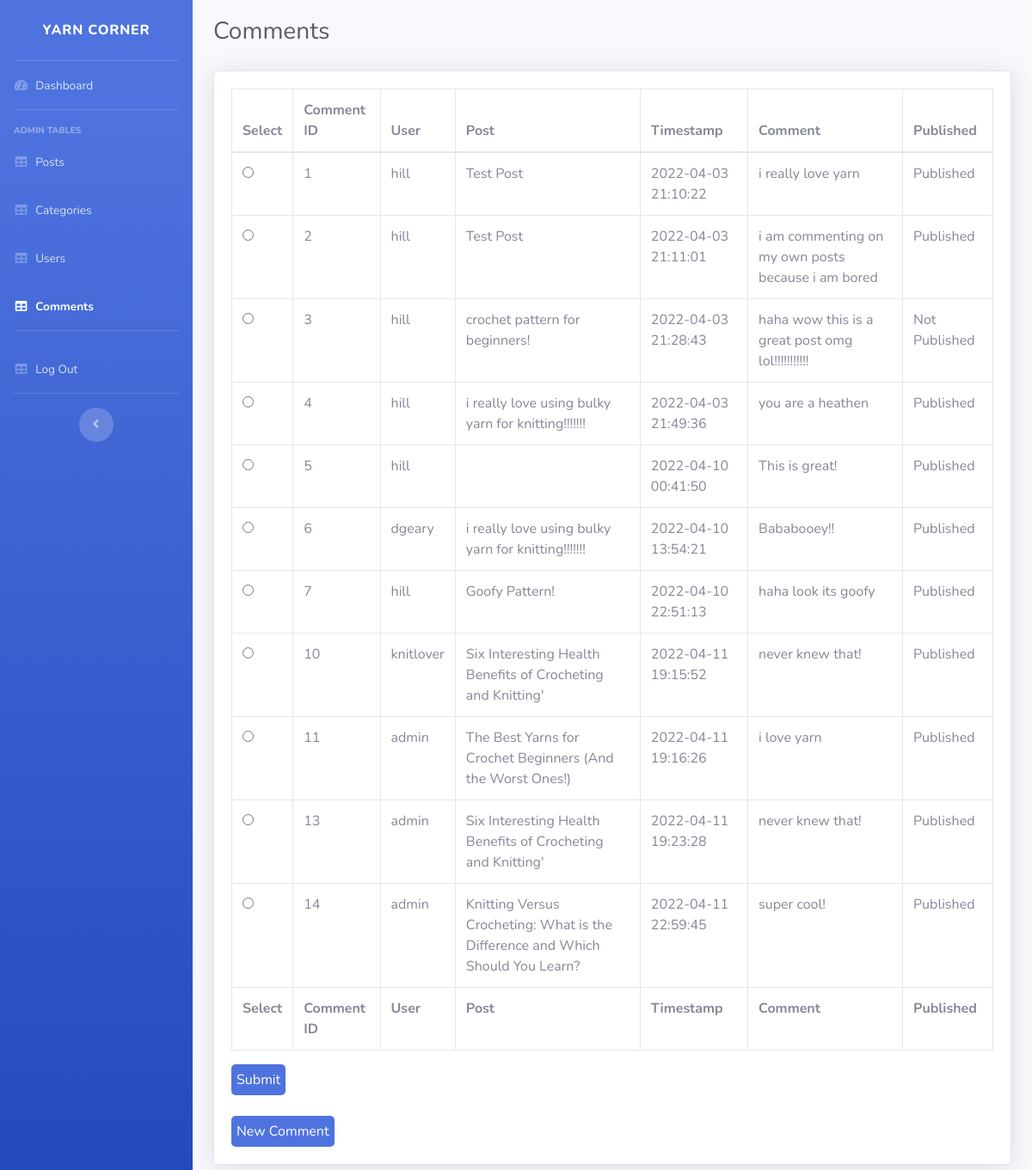
Page /commenttable.php (signed in) on the committed database.
### tables this page shows
CREATE TABLE `comments` (
  `comment_id` int(11) NOT NULL,
  `user_id` int(11) NOT NULL,
  `post_id` int(11) NOT NULL,
  `timestamp` datetime NOT NULL DEFAULT current_timestamp(),
  `commenttitle` text NOT NULL,
  `content` text NOT NULL,
  `published` int(1) NOT NULL
);

CREATE TABLE `users` (
  `user_id` int(11) NOT NULL,
  `level_id` int(11) NOT NULL,
  `username` varchar(20) NOT NULL,
  `pwd` varchar(255) NOT NULL,
  `email` varchar(255) NOT NULL,
  `fname` varchar(30) NOT NULL,
  `lname` varchar(30) NOT NULL,
  `pfp` varchar(30) NOT NULL,
  `enabled` int(1) NOT NULL DEFAULT 1,
  `bio` text NOT NULL,
  `instagram` varchar(2803) NOT NULL,
  `twitter` varchar(2803) NOT NULL,
  `youtube` varchar(2803) NOT NULL,
  `etsy` varchar(2803) NOT NULL
);

CREATE TABLE `posts` (
  `post_id` int(11) NOT NULL,
  `user_id` int(11) NOT NULL,
  `timestamp` datetime NOT NULL DEFAULT current_timestamp(),
  `title` text NOT NULL,
  `content` text NOT NULL,
  `pic` varchar(535) NOT NULL,
  `finished` int(1) NOT NULL,
  `published` int(1) NOT NULL DEFAULT 1,
  `featured` int(1) NOT NULL DEFAULT 0,
  `views` int(11) NOT NULL DEFAULT 0
);

### commenttable.php (the view, shortened to what this page needs)
<?php
require('required/conn.php');
$query = "SELECT `comments`.`comment_id`, `users`.`username`,
        `posts`.`title`, `comments`.`timestamp`,
        `comments`.`content`, `comments`.`published`
        FROM `comments`
        INNER JOIN `users` ON `users`.`user_id`=`comments`.`user_id`
        INNER JOIN `posts` ON `posts`.`post_id`=`comments`.`post_id`";
$result = mysqli_query($conn, $query);
$table = True;
$edit = False;
?>
<!DOCTYPE html>
<html lang="en">
<head>
    <link href="vendor/fontawesome-free/css/all.min.css" rel="stylesheet" type="text/css">
    <link href="css/sb-admin-2.min.css" rel="stylesheet">
    <link href="vendor/datatables/dataTables.bootstrap4.min.css" rel="stylesheet">
</head>
<body id="page-top">
    <div id="wrapper">
        <ul class="navbar-nav bg-gradient-primary sidebar sidebar-dark accordion" id="accordionSidebar">
            <a class="sidebar-brand d-flex align-items-center justify-content-center" href="index.php">
                <div class="sidebar-brand-text mx-3">Yarn Corner</div>
            </a>
            <hr class="sidebar-divider my-0">
            <li class="nav-item">
                <a class="nav-link" href="admin.php">
                    <i class="fas fa-fw fa-tachometer-alt"></i>
                    <span>Dashboard</span></a>
            </li>
            <hr class="sidebar-divider">
            <div class="sidebar-heading">
                Admin Tables
            </div>
            <li class="nav-item">
                <a class="nav-link" href="posttable.php">
                    <i class="fas fa-fw fa-table"></i>
                    <span>Posts</span></a>
            </li>
            <li class="nav-item">
                <a class="nav-link" href="categorytable.php">
                    <i class="fas fa-fw fa-table"></i>
                    <span>Categories</span></a>
            </li>
            <li class="nav-item">
                <a class="nav-link" href="usertable.php">
                    <i class="fas fa-fw fa-table"></i>
                    <span>Users</span></a>
            </li>
            <li class="nav-item active">
                <a class="nav-link" href="commenttable.php">
                    <i class="fas fa-fw fa-table"></i>
                    <span>Comments</span></a>
            </li>
            <hr class="sidebar-divider">
            <li class="nav-item">
                <a class="nav-link" href="logout.php">
                    <i class="fas fa-fw fa-table"></i>
                    <span>Log Out</span></a>
            </li>
            <hr class="sidebar-divider d-none d-md-block">
            <div class="text-center d-none d-md-inline">
                <button class="rounded-circle border-0" id="sidebarToggle"></button>
            </div>
        </ul>
        <div id="content-wrapper" class="d-flex flex-column">
            <div id="content">
                <div class="container-fluid" >
                    <h1 class="h3 mb-2 text-gray-800" style='padding-top:20px;padding-bottom:20px'>Comments</h1>
                        <div class="card shadow mb-4">
                            <div class="card-body">
                                <?php if($table) { ?>
                                <div class="table-responsive">
                                    <form method='POST' action="<?php echo $_SERVER['PHP_SELF']; ?>">
                                    <table class="table table-bordered" id="dataTable" width="100%" cellspacing="0">
                                        <thead>
                                            <tr>
                                                <th>Select</th>
                                                <th>Comment ID</th>
                                                <th>User</th>
                                                <th>Post</th>
                                                <th>Timestamp</th>
                                                <th>Comment</th>
                                                <th>Published</th>
                                            </tr>
                                        </thead>
                                        <tfoot>
                                            <tr>
                                            <th>Select</th>
                                                <th>Comment ID</th>
                                                <th>User</th>
                                                <th>Post</th>
                                                <th>Timestamp</th>
                                                <th>Comment</th>
                                                <th>Published</th>
                                            </tr>
                                        </tfoot>
                                        <tbody>
                                            <?php
                                            while($row = mysqli_fetch_array($result)) {
                                                $id = $row['comment_id'];
                                                ?>
                                                <tr>
                                                    <td><input type='radio' name='select' value='<?php echo $id; ?>'></td>
                                                    <td><?php echo $row['comment_id']; ?></td>
                                                    <td><?php echo $row['username']; ?></td>
                                                    <td><?php echo $row['title']; ?></td>
                                                    <td><?php echo $row['timestamp']; ?></td>
                                                    <td><?php echo $row['content']; ?></td>
                                                    <td><?php
                                                        $published = $row['published'];
                                                        if($published == 1) {
                                                            echo "Published";
                                                        } else {
                                                            echo "Not Published";
                                                        }
                                                        ?>
                                                    </td>
                                            <?php } ?>
                                        </tbody>
                                    </table>
                                                <input type='submit' name='submit' style='background-color:#4e73df;color:white;border:0px;padding:6px;border-radius:5px'>
                                            </form><br>
                                            <form method='POST' action="<?php echo $_SERVER['PHP_SELF']; ?>">
                                                <input type='submit' name='newcomm' value='New Comment' style='background-color:#4e73df;color:white;border:0px;padding:6px;border-radius:5px'>
                                            </form>
                                </div> <?php }?>
                            </div>
                    </div>
                </div>
            </div>
        </div>
    </div>
</body>
</html>

### rows in the picture
comments: comment_id "1", user.username "hill", post.title "Test Post", timestamp "2022-04-03 21:10:22", content "i really love yarn", published "Published"
comments: comment_id "2", user.username "hill", post.title "Test Post", timestamp "2022-04-03 21:11:01", content "i am commenting on my own posts because i am bored", published "Published"
comments: comment_id "3", user.username "hill", post.title "crochet pattern for beginners!", timestamp "2022-04-03 21:28:43", content "haha wow this is a great post omg lol!!!!!!!!!!!", published "Not Published"
comments: comment_id "4", user.username "hill", post.title "i really love using bulky yarn for knitting!!!!!!!", timestamp "2022-04-03 21:49:36", content "you are a heathen", published "Published"
comments: comment_id "5", user.username "hill", timestamp "2022-04-10 00:41:50", content "This is great!", published "Published"
comments: comment_id "6", user.username "dgeary", post.title "i really love using bulky yarn for knitting!!!!!!!", timestamp "2022-04-10 13:54:21", content "Bababooey!!", published "Published"
comments: comment_id "7", user.username "hill", post.title "Goofy Pattern!", timestamp "2022-04-10 22:51:13", content "haha look its goofy", published "Published"
comments: comment_id "10", user.username "knitlover", post.title "Six Interesting Health Benefits of Crocheting and Knitting'", timestamp "2022-04-11 19:15:52", content "never knew that!", published "Published"
comments: comment_id "11", user.username "admin", post.title "The Best Yarns for Crochet Beginners (And the Worst Ones!)", timestamp "2022-04-11 19:16:26", content "i love yarn", published "Published"
comments: comment_id "13", user.username "admin", post.title "Six Interesting Health Benefits of Crocheting and Knitting'", timestamp "2022-04-11 19:23:28", content "never knew that!", published "Published"
comments: comment_id "14", user.username "admin", post.title "Knitting Versus Crocheting: What is the Difference and Which Should You Learn?", timestamp "2022-04-11 22:59:45", content "super cool!", published "Published"
